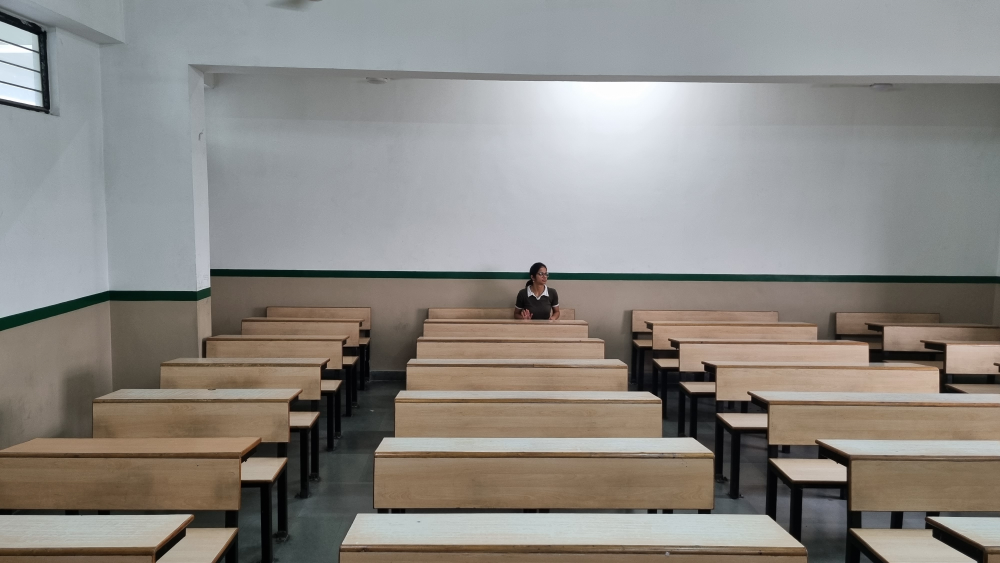
#> input picture sample1.jpg, 4000 x 2252 px (shown at 1/4 size)
$ python crop_image.py
#> lines starting #> are read from the running program, lines starting #| are printed output that depends on the picture
import cv2
import os
from parameters import crop_size, stride

def crop_image_with_stride(image_path, output_folder):
    # Reads the image
#> called with image_path = 'sample1.jpg', output_folder = 'cropped_images2'
    image = cv2.imread(image_path)
#> image is the input picture: shape (2252, 4000, 3); mean B, G, R 131.3, 136.1, 139.6

    # Get the image dimensions
    height, width, _ = image.shape
#> height = 2252; width = 4000

    #c = 0
    # Iterate through the image and do cropping
    for y in range(0, height - crop_size + 1, stride):
        for x in range(0, width - crop_size + 1, stride):
            cropped_image = image[y:y+crop_size, x:x+crop_size]
            cropped_height, cropped_width, crop_image_matrix = cropped_image.shape
            #print(cropped_image)
            #c += 1
            # Check if the cropped segment is smaller than 640x640
            # Pad the image with 0
            if cropped_height < crop_size or cropped_width < crop_size:
                pad_height = max(crop_size - cropped_height, 0)
                pad_width = max(crop_size - cropped_width, 0)
                cropped_image = cv2.copyMakeBorder(
                    cropped_image,
                    top=0,
                    bottom=pad_height,
                    left=0,
                    right=pad_width,
                    borderType=cv2.BORDER_CONSTANT,
                    value=(0, 0, 0),
                )

            # Save the cropped image
            filename = f"{output_folder}/crop_{y}_{x}.png"
            cv2.imwrite(filename, cropped_image)
#> this loop made 4 passes
#> pass 1, in crop_image_with_stride, `cv2.imwrite(filename, cropped_image)`:
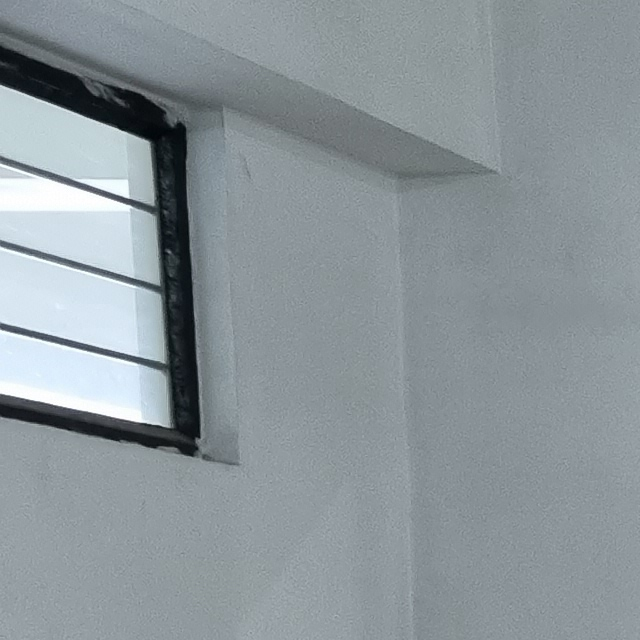
#> saved as crop_0_0.png: shape (640, 640, 3); mean B, G, R 154.7, 149.8, 140.2
#> pass 1, in crop_image_with_stride, `cv2.imwrite(filename, cropped_image)`:
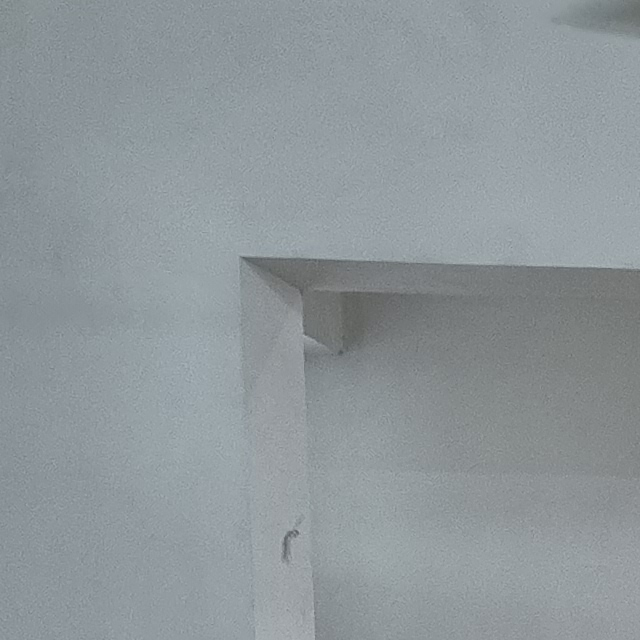
#> saved as crop_0_512.png: shape (640, 640, 3); mean B, G, R 155, 151.1, 143.1
#> pass 1, in crop_image_with_stride, `cv2.imwrite(filename, cropped_image)`:
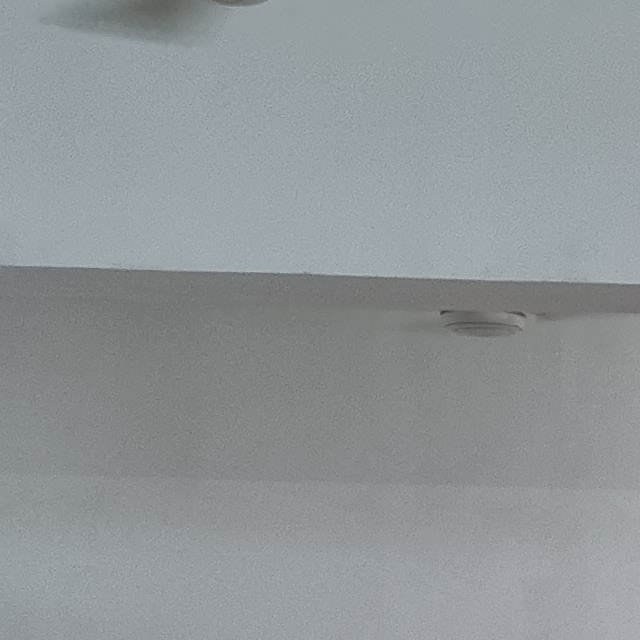
#> saved as crop_0_1024.png: shape (640, 640, 3); mean B, G, R 153, 150.3, 144.6
#> pass 1, in crop_image_with_stride, `cv2.imwrite(filename, cropped_image)`:
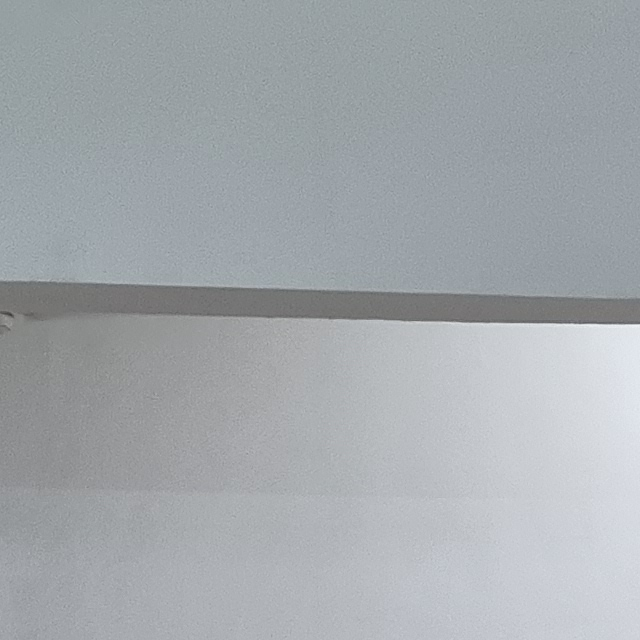
#> saved as crop_0_1536.png: shape (640, 640, 3); mean B, G, R 172.9, 168.8, 163.9
    #print('count ',c)
if __name__ == "__main__":
    input_image_path = "sample1.jpg"
    output_folder_path = "cropped_images2"

    if not os.path.exists(output_folder_path):
        os.makedirs(output_folder_path)

    crop_image_with_stride(input_image_path, output_folder_path)

$ run again, with sample2.jpg copied over sample1.jpg
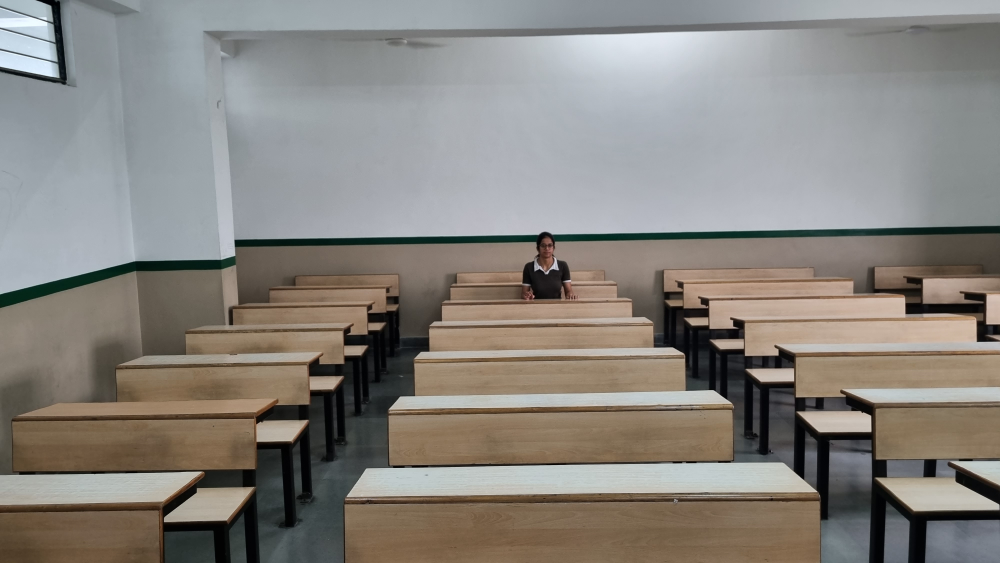
#> input picture sample2.jpg, 4000 x 2252 px (shown at 1/4 size)
#> in crop_image_with_stride, image is the input picture: shape (2252, 4000, 3); mean B, G, R 126.3, 131.8, 135.7
#> the loop in crop_image_with_stride, `for y in range(0, height - crop_size + 1, stride):` made 4 passes
#> pass 1, in crop_image_with_stride, `cv2.imwrite(filename, cropped_image)`:
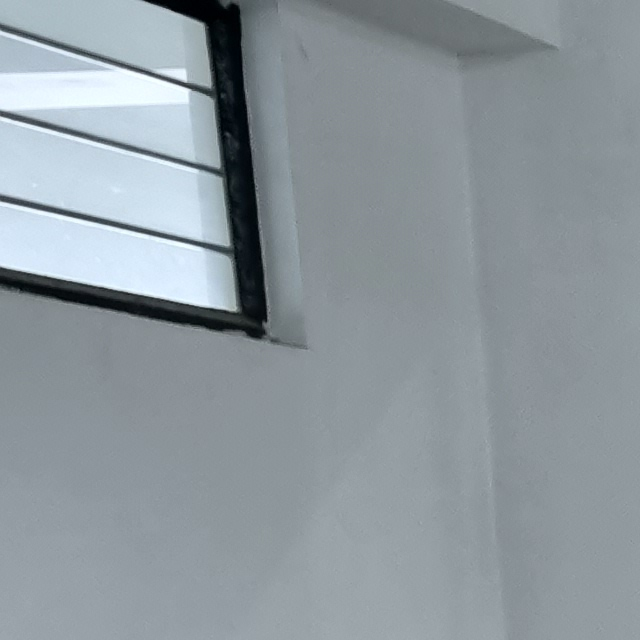
#> saved as crop_0_0.png: shape (640, 640, 3); mean B, G, R 158.2, 152.1, 142.4
#> pass 1, in crop_image_with_stride, `cv2.imwrite(filename, cropped_image)`:
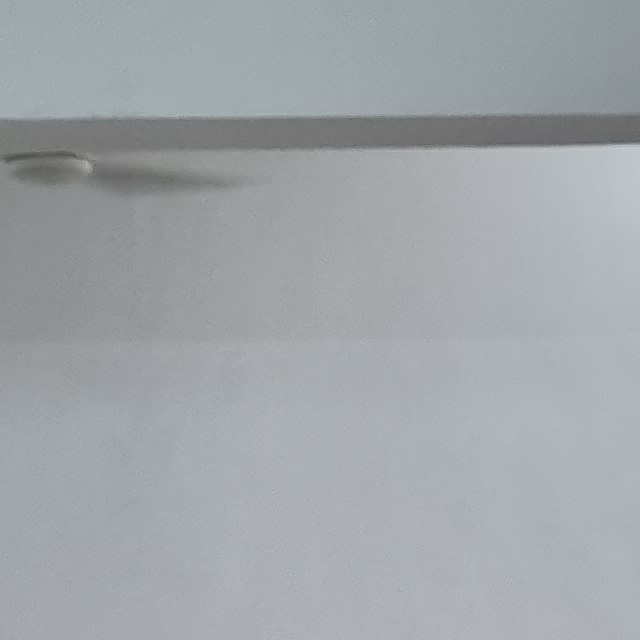
#> saved as crop_0_1536.png: shape (640, 640, 3); mean B, G, R 169.7, 165.6, 160.9

$ run again, with sample3.jpg copied over sample1.jpg
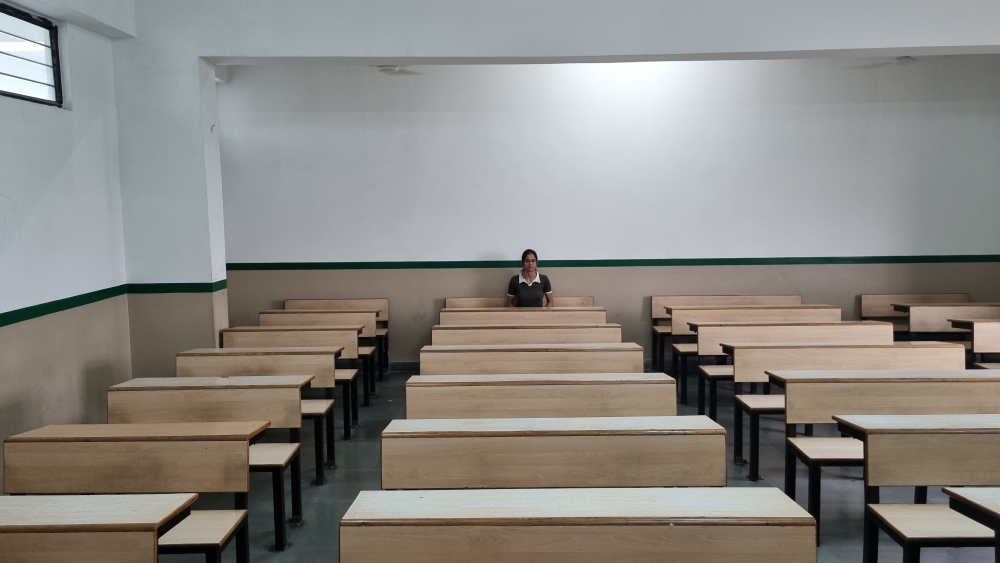
#> input picture sample3.jpg, 4000 x 2252 px (shown at 1/4 size)
#> in crop_image_with_stride, image is the input picture: shape (2252, 4000, 3); mean B, G, R 131.9, 136.7, 139.4
#> the loop in crop_image_with_stride, `for y in range(0, height - crop_size + 1, stride):` made 4 passes
#> pass 1, in crop_image_with_stride, `cv2.imwrite(filename, cropped_image)`:
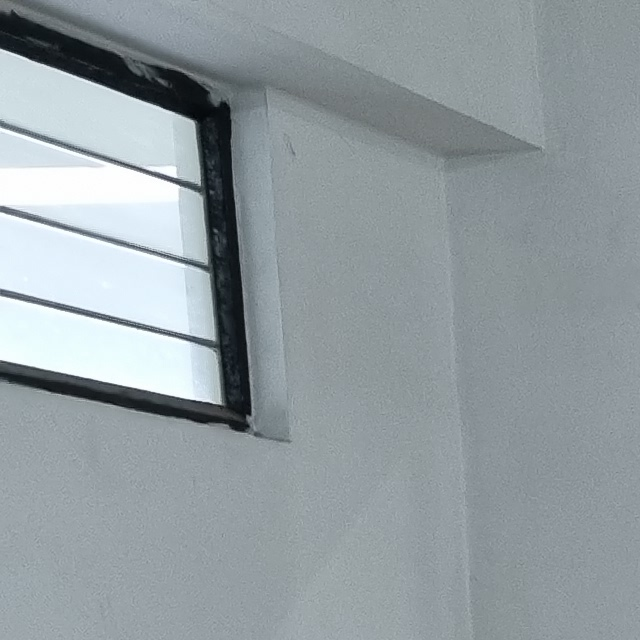
#> saved as crop_0_0.png: shape (640, 640, 3); mean B, G, R 161.3, 156.9, 147.3
#> pass 1, in crop_image_with_stride, `cv2.imwrite(filename, cropped_image)`:
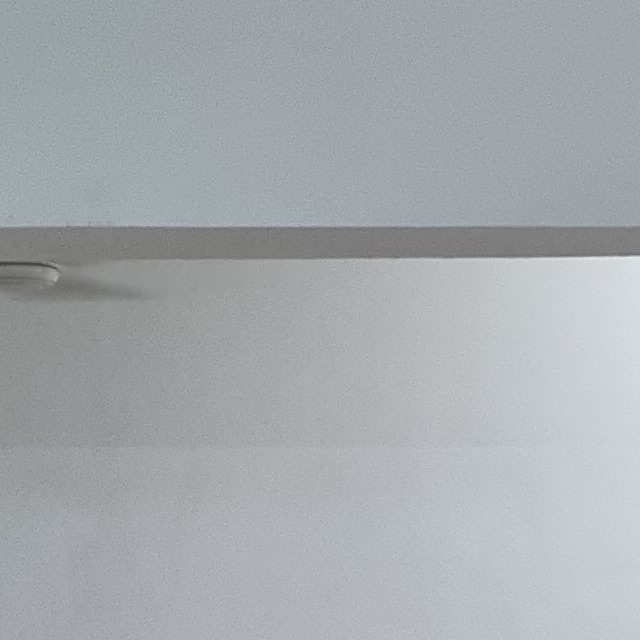
#> saved as crop_0_1536.png: shape (640, 640, 3); mean B, G, R 174, 170.7, 165.6
